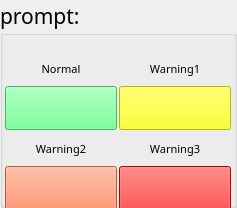
                    <widget class="QGroupBox" name="groupBox">
                     <property name="minimumSize">
                      <size>
                       <width>237</width>
                       <height>208</height>
                      </size>
                     </property>
                     <property name="maximumSize">
                      <size>
                       <width>237</width>
                       <height>208</height>
                      </size>
                     </property>
                     <property name="font">
                      <font>
                       <family>SimSun-ExtB</family>
                       <pointsize>16</pointsize>
                      </font>
                     </property>
                     <property name="title">
                      <string>prompt:</string>
                     </property>
                     <layout class="QGridLayout" name="gridLayout_7">
                      <property name="leftMargin">
                       <number>0</number>
                      </property>
                      <property name="topMargin">
                       <number>11</number>
                      </property>
                      <property name="rightMargin">
                       <number>0</number>
                      </property>
                      <property name="bottomMargin">
                       <number>0</number>
                      </property>
                      <property name="spacing">
                       <number>0</number>
                      </property>
                      <item row="0" column="0">
                       <layout class="QVBoxLayout" name="verticalLayout_13" stretch="1,1">
                        <property name="spacing">
                         <number>2</number>
                        </property>
                        <item>
                         <layout class="QHBoxLayout" name="horizontalLayout_11">
                          <property name="spacing">
                           <number>2</number>
                          </property>
                          <item>
                           <layout class="QVBoxLayout" name="verticalLayout_7">
                            <property name="spacing">
                             <number>0</number>
                            </property>
                            <item>
                             <widget class="QLabel" name="label_15">
                              <property name="minimumSize">
                               <size>
                                <width>112</width>
                                <height>44</height>
                               </size>
                              </property>
                              <property name="maximumSize">
                               <size>
                                <width>112</width>
                                <height>44</height>
                               </size>
                              </property>
                              <property name="font">
                               <font>
                                <pointsize>8</pointsize>
                               </font>
                              </property>
                              <property name="text">
                               <string>Normal</string>
                              </property>
                              <property name="alignment">
                               <set>Qt::AlignCenter</set>
                              </property>
                             </widget>
                            </item>
                            <item>
                             <widget class="QPushButton" name="pushButton_20">
                              <property name="minimumSize">
                               <size>
                                <width>112</width>
                                <height>44</height>
                               </size>
                              </property>
                              <property name="maximumSize">
                               <size>
                                <width>112</width>
                                <height>44</height>
                               </size>
                              </property>
                              <property name="styleSheet">
                               <string notr="true">background-color: rgb(85, 255, 127);</string>
                              </property>
                              <property name="text">
                               <string/>
                              </property>
                             </widget>
                            </item>
                           </layout>
                          </item>
                          <item>
                           <layout class="QVBoxLayout" name="verticalLayout_9">
                            <property name="spacing">
                             <number>0</number>
                            </property>
                            <item>
                             <widget class="QLabel" name="label_16">
                              <property name="minimumSize">
                               <size>
                                <width>112</width>
                                <height>44</height>
                               </size>
                              </property>
                              <property name="maximumSize">
                               <size>
                                <width>112</width>
                                <height>44</height>
                               </size>
                              </property>
                              <property name="font">
                               <font>
                                <pointsize>8</pointsize>
                               </font>
                              </property>
                              <property name="text">
                               <string>Warning1</string>
                              </property>
                              <property name="alignment">
                               <set>Qt::AlignCenter</set>
                              </property>
                             </widget>
                            </item>
                            <item>
                             <widget class="QPushButton" name="pushButton_21">
                              <property name="minimumSize">
                               <size>
                                <width>112</width>
                                <height>44</height>
                               </size>
                              </property>
                              <property name="maximumSize">
                               <size>
                                <width>112</width>
                                <height>44</height>
                               </size>
                              </property>
                              <property name="styleSheet">
                               <string notr="true">background-color: rgb(255, 255, 0);</string>
                              </property>
                              <property name="text">
                               <string/>
                              </property>
                             </widget>
                            </item>
                           </layout>
                          </item>
                         </layout>
                        </item>
                        <item>
                         <layout class="QHBoxLayout" name="horizontalLayout_13">
                          <item>
                           <layout class="QVBoxLayout" name="verticalLayout_10">
                            <property name="spacing">
                             <number>0</number>
                            </property>
                            <item>
                             <widget class="QLabel" name="label_36">
                              <property name="minimumSize">
                               <size>
                                <width>112</width>
                                <height>44</height>
                               </size>
                              </property>
                              <property name="maximumSize">
                               <size>
                                <width>112</width>
                                <height>44</height>
                               </size>
                              </property>
                              <property name="font">
                               <font>
                                <pointsize>8</pointsize>
                               </font>
                              </property>
                              <property name="text">
                               <string>Warning2</string>
                              </property>
                              <property name="alignment">
                               <set>Qt::AlignCenter</set>
                              </property>
                             </widget>
                            </item>
                            <item>
                             <widget class="QPushButton" name="pushButton_18">
                              <property name="minimumSize">
                               <size>
                                <width>112</width>
                                <height>44</height>
                               </size>
                              </property>
                              <property name="maximumSize">
                               <size>
                                <width>112</width>
                                <height>44</height>
                               </size>
                              </property>
                              <property name="styleSheet">
                               <string notr="true">background-color: rgb(255, 123, 71);</string>
                              </property>
                              <property name="text">
                               <string/>
                              </property>
                             </widget>
                            </item>
                           </layout>
                          </item>
                          <item>
                           <layout class="QVBoxLayout" name="verticalLayout_19">
                            <property name="spacing">
                             <number>0</number>
                            </property>
                            <item>
                             <widget class="QLabel" name="label_17">
                              <property name="minimumSize">
                               <size>
                                <width>112</width>
                                <height>44</height>
                               </size>
                              </property>
                              <property name="maximumSize">
                               <size>
                                <width>112</width>
                                <height>44</height>
                               </size>
                              </property>
                              <property name="font">
                               <font>
                                <pointsize>8</pointsize>
                               </font>
                              </property>
                              <property name="text">
                               <string>Warning3</string>
                              </property>
                              <property name="alignment">
                               <set>Qt::AlignCenter</set>
                              </property>
                             </widget>
                            </item>
                            <item>
                             <widget class="QPushButton" name="pushButton_19">
                              <property name="minimumSize">
                               <size>
                                <width>112</width>
                                <height>44</height>
                               </size>
                              </property>
                              <property name="maximumSize">
                               <size>
                                <width>112</width>
                                <height>44</height>
                               </size>
                              </property>
                              <property name="styleSheet">
                               <string notr="true">background-color: rgb(255, 0, 0);</string>
                              </property>
                              <property name="text">
                               <string/>
                              </property>
                             </widget>
                            </item>
                           </layout>
                          </item>
                         </layout>
                        </item>
                       </layout>
                      </item>
                     </layout>
                    </widget>
